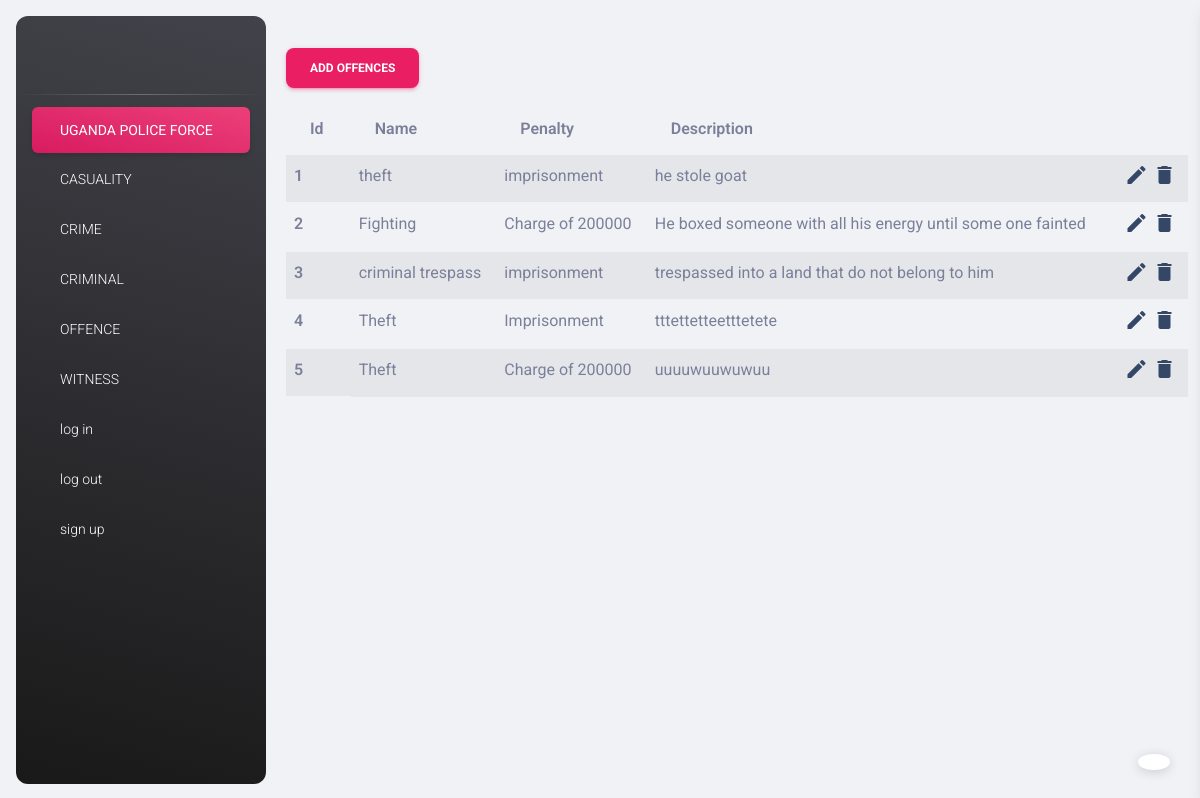
The page /add_offence/ (signed in) on the database its author committed.
### my_app/models.py (models this page shows, shortened)
class Offence(models.Model):
    offence_name = models.CharField(max_length = 21)
    penalty = models.CharField(max_length = 25)
    description = models.TextField()

### my_app/views.py (the view)
# urls.py: path('add_offence/', add_offence_view, name='add_offence_page'),
@login_required
def add_offence_view(request):
        message = ''
        if request.method =="POST":
                offence_form=OffenceForm(request.POST)
                if offence_form.is_valid():
                        offence_form.save()
                        message= "Offence Added Successfully"
        else:
                offence_form = OffenceForm()
        offences = Offence.objects.all()
        context={
                'form': offence_form,
                'msg': message,
                'offences': offences
        }
        return render(request, "add_offence.html", context)

### my_app/templates/add_offence.html (shortened to what this page needs)
{% extends './base.html' %}
{% load static %}
{% load crispy_forms_tags %}
{% block content %}
<link rel="stylesheet" href="https://cdnjs.cloudflare.com/ajax/libs/font-awesome/5.15.4/css/all.min.css" />
<div class="container">
    <form method="post" enctype="multipart/form-data">
        <button type="button" class="btn btn-primary" data-bs-toggle="modal" data-bs-target="#exampleModal">
            Add Offences
          </button>
    </form>
    <table class="table table-striped">
        <thead>
            <tr>
                <th scope="col">Id</th>
                <th scope="col">Name</th>
                <th scope="col">Penalty</th>
                <th scope="col">Description</th>
                <th scope="col"></th>
            </tr>
        </thead>
        <tbody>
            {% for offence in offences %}
                <tr>
                    <th scope="row">{{ offence.id }}</th>
                    <td>{{ offence.offence_name }}</td>
                    <td>{{ offence.penalty }}</td>
                    <td>{{ offence.description }}</td>
                    <td>
                        <a href="{% url 'edit_offence_page' offence.id %}">
                            <i class="material-icons">edit</i>
                        </a>
                        <a href="{% url 'delete_offence_page' offence.id %}" onclick="return confirm('Are you sure you want to delete this deposit?')">
                            <i class="material-icons">delete</i>
                        </a>
                    </td>
                </tr>
            {% endfor %}
        </tbody>
    </table>
</div>
{% endblock content %}

### rows shown on the page
Offence: id "1", offence_name "theft", penalty "imprisonment", description "he stole goat"
Offence: id "2", offence_name "Fighting", penalty "Charge of 200000", description "He boxed someone with all his energy until some one fainted"
Offence: id "3", offence_name "criminal trespass", penalty "imprisonment", description "trespassed into a land that do not belong to him"
Offence: id "4", offence_name "Theft", penalty "Imprisonment", description "tttettetteetttetete"
Offence: id "5", offence_name "Theft", penalty "Charge of 200000", description "uuuuwuuwuwuu"
